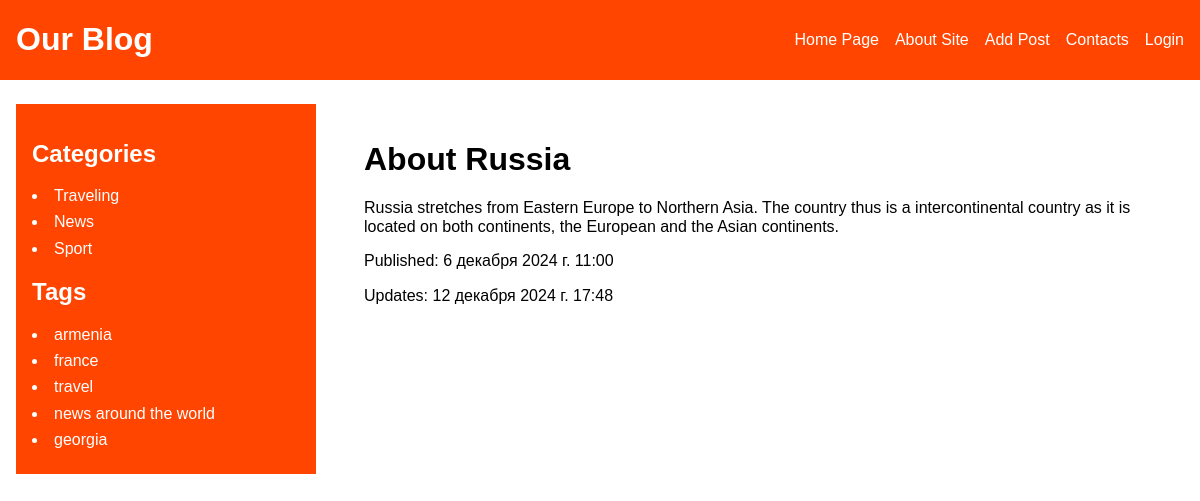
Before: /article/about-russia/ with the older database file.
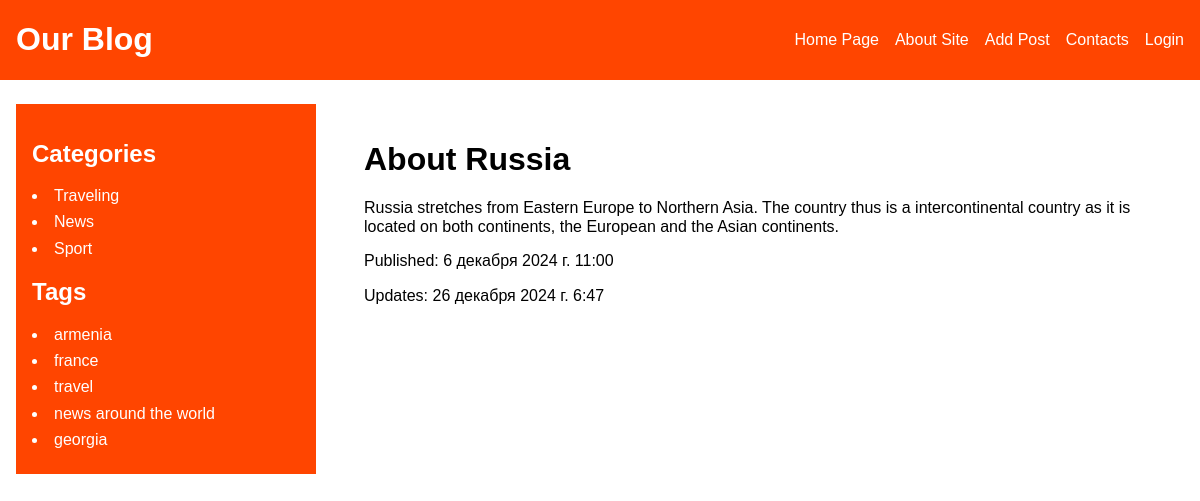
After: the same page with the newer database file.
### blog/models.py (models this page shows, shortened)
class Article(models.Model):
    class Status(models.IntegerChoices):
        DRAFT = 0, "Draft"
        PUBLISHED = 1, "Published"
    title = models.CharField(max_length=255, verbose_name="Վերնագիր")
    slug = models.SlugField(max_length=255, unique=True, db_index=True, null=True)
    content = models.TextField(blank = True)
    time_create = models.DateTimeField(auto_now_add=True)
    time_update = models.DateTimeField(auto_now=True)
    is_published = models.BooleanField(choices=tuple(
        map(lambda x: (bool(x[0]), x[1]), Status.choices)), default=Status.PUBLISHED)
    category = models.ForeignKey("Category", on_delete=models.PROTECT,related_name="items")
    tags = models.ManyToManyField("ArticleTags", blank = True, related_name="tags")
    adv = models.OneToOneField("Adv", on_delete=models.SET_NULL, related_name="adv", null=True, blank=True)
    objects = models.Manager()
    published = ArticleManager()
    class Meta:
        ordering = ["time_create"]
        indexes = [
            models.Index(fields=["time_create"])
        ]

### blog/views.py (the view)
# urls.py: path("article/<slug:article_slug>/", views.show_article, name="article"),
def show_article(request, article_slug):
	article = get_object_or_404(Article, slug = article_slug)
	data = {
		"title": article.title,
		"content": article.content,
		"time_create": article.time_create,
		"time_update": article.time_update,
		"is_published": article.is_published,
		"tags": article.tags.all()
	}
	return render(request, "blog/show-article.html", data)

### blog/context.py (called while the page is built)
def menu_context(request):
    return {
        "menu":  [
            {
                "link_title": "Home Page",
                "link_url_name": "index"
            },
            {
                "link_title": "About Site",
                "link_url_name": "about"
            },
            {
                "link_title": "Add Post",
                "link_url_name": "add_post"
            },
            {
                "link_title": "Contacts",
                "link_url_name": "contacts"
            },
            {
                "link_title": "Login",
                "link_url_name": "login"
            },
        ],
    }

### blog/models.py (called while the page is built)
    def get_absolute_url(self):
        return reverse("category", kwargs={"cat_slug": self.slug})

    def get_absolute_url(self):
        return reverse("tag", kwargs={"tag_slug": self.slug})

### blog/templatetags/blog_tags.py (called while the page is built)
@register.inclusion_tag("blog/includes/categories.html")
def show_categories(cat_selected=0):
    cats = Category.objects.all()
    return {"cats": cats, "cat_selected": cat_selected}

@register.inclusion_tag("blog/includes/tags.html")
def show_tags():
    return {"tags": ArticleTags.objects.all()}

### blog/templates/blog/show-article.html (shortened to what this page needs)
{% extends "base.html" %}
{% block article %}
    <div>
        <article>
            <h1>{{title}}</h1>
            <p>{{content|linebreaks}}</p>
            <div>
                <p>Published: {{time_create}}</p>
                <p>Updates: {{time_update}}</p>
            </div>
        </article>
    </div>
{% endblock %}

Changed rows visible on the page:
changed Article "About Russia": time_update "12 декабря 2024 г. 17:48" → "26 декабря 2024 г. 6:47"
